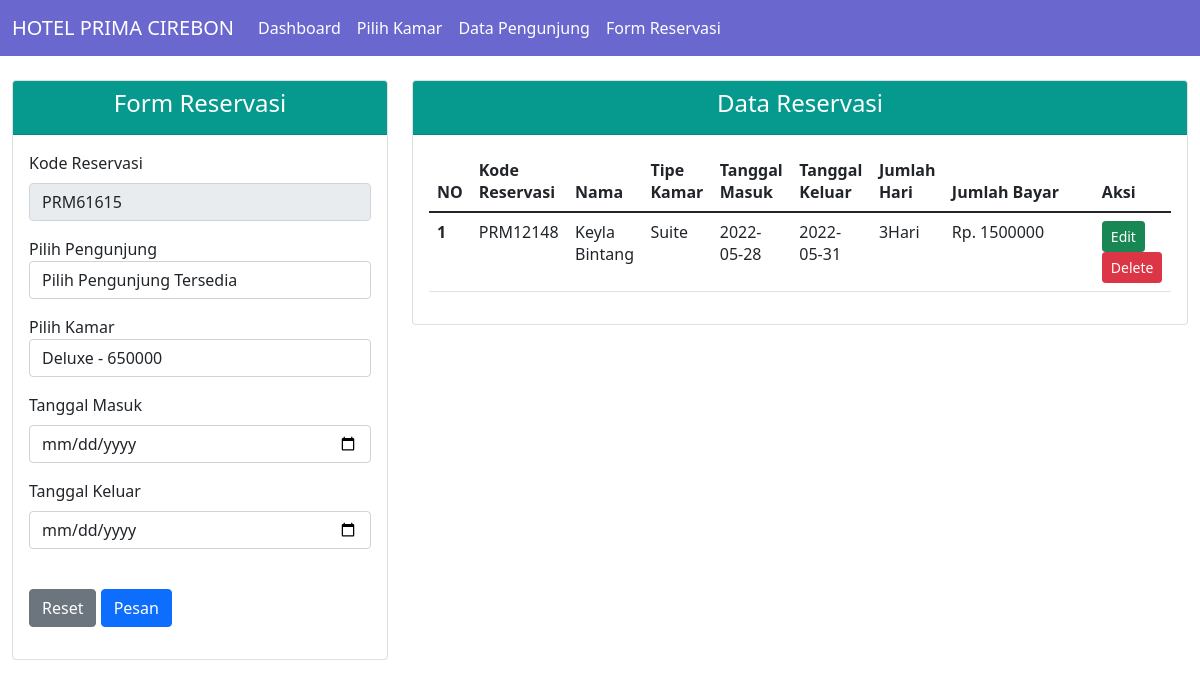
The page /data_reservasi.php?kamar=1226 on the database its author committed.
### tables this page shows
CREATE TABLE `data_reservasi` (
  `id_reservasi` varchar(40) NOT NULL,
  `nama` varchar(40) NOT NULL,
  `tipe` varchar(40) NOT NULL,
  `tgl_masuk` date NOT NULL,
  `tgl_keluar` date NOT NULL,
  `jumlah_hari` int(15) NOT NULL,
  `jumlah_bayar` varchar(40) NOT NULL
);

CREATE TABLE `data_pengunjung` (
  `nik` varchar(40) NOT NULL,
  `nama` varchar(40) NOT NULL,
  `no_hp` varchar(40) NOT NULL,
  `email` varchar(40) NOT NULL,
  `foto` varchar(150) NOT NULL
);

CREATE TABLE `data_kamar` (
  `kd_kamar` int(11) NOT NULL,
  `tipe` varchar(40) NOT NULL,
  `bed` varchar(40) NOT NULL,
  `kapasitas` varchar(40) NOT NULL,
  `harga` int(11) NOT NULL,
  `foto` text NOT NULL
);

### database.php (called while the page is built, shortened)
<?php
class database
{
	var $host = "localhost";
	var $user = "root";
	var $pass = "root";
	var $db   = "20210120014_hotel";
	var $koneksi = "";
	function __construct()
	{
		$this->koneksi = mysqli_connect($this->host, $this->user, $this->pass, $this->db);
	}
	function data_reservasi($id = false)
	{
		if ($id) {
			$query = "SELECT * FROM data_reservasi JOIN data_kamar ON data_reservasi.tipe = data_kamar.tipe JOIN data_pengunjung ON data_reservasi.nama = data_pengunjung.nama WHERE data_reservasi.id_reservasi = '$id'";
			return mysqli_fetch_array(mysqli_query($this->koneksi, $query));
		} else {
			$query = "SELECT * FROM data_reservasi JOIN data_kamar ON data_reservasi.tipe = data_kamar.tipe JOIN data_pengunjung ON data_reservasi.nama = data_pengunjung.nama";
			return mysqli_query($this->koneksi, $query);
		}
	}
}

### data_reservasi.php (the view, shortened to what this page needs)
<?php
class dashboard
{
    function __construct()
    {
        include "menu.php";
    }
}
include('database.php');
$db = new database;
$data_reservasi = $db->data_reservasi();
?>
<!doctype html>
<html lang="en">
<head>
    <link href="https://cdn.jsdelivr.net/npm/bootstrap@5.1.3/dist/css/bootstrap.min.css" rel="stylesheet">
</head>
<body>
    <div class="container-fluid">
        <div class="row mt-4">
            <?php include('form_reservasi.php'); ?>
            <div class="col-md-8">
                <div class="card">
                    <div class="card-header" style="background: #069A8E;">
                        <h4 class="text-center text-white">Data Reservasi</h4>
                    </div>
                    <div class="card-body">
                        <div class="table-responsive">
                            <table class="table table-stripped">
                                <thead>
                                    <tr>
                                        <th>NO</th>
                                        <th>Kode Reservasi</th>
                                        <th>Nama</th>
                                        <th>Tipe Kamar</th>
                                        <th>Tanggal Masuk</th>
                                        <th>Tanggal Keluar</th>
                                        <th>Jumlah Hari</th>
                                        <th>Jumlah Bayar</th>
                                        <th>Aksi</th>
                                    </tr>
                                </thead>
                                <tbody>
                                    <?php
                                    $no = 1;
                                    foreach ($data_reservasi as $row) {
                                    ?>
                                        <tr>
                                            <th><?php echo $no++; ?></th>
                                            <td><?php echo "$row[id_reservasi]"; ?></td>
                                            <td><?php echo "$row[nama]"; ?></td>
                                            <td><?php echo "$row[tipe]"; ?></td>
                                            <td><?php echo "$row[tgl_masuk]"; ?></td>
                                            <td><?php echo "$row[tgl_keluar]"; ?></td>
                                            <td><?php echo "$row[jumlah_hari]"; ?>Hari</td>
                                            <td width="150px">
                                                Rp. <?php echo "$row[jumlah_bayar]"; ?>
                                            </td>
                                            <td>
                                                <?php echo "<a href='data_reservasi.php?edit=update&&id=$row[id_reservasi]' class='btn btn-sm btn-success'>Edit</a>"; ?>
                                                <?php echo "<a href='proses_reservasi.php?aksi=delete&&id=$row[id_reservasi]' class='btn btn-sm btn-danger'>Delete</a>"; ?>
                                            </td>
                                        </tr>
                                    <?php
                                    }
                                    ?>
                                </tbody>
                            </table>
                        </div>
                    </div>
                </div>
            </div>
        </div>
    </div>
</body>
</html>

### rows shown on the page
data_reservasi: id_reservasi "PRM12148", data_pengunjung.nama "Keyla Bintang", data_kamar.tipe "Suite", tgl_masuk "2022-05-28", tgl_keluar "2022-05-31", jumlah_hari "3", jumlah_bayar "1500000"

### other values the page prints
form field tipe "Deluxe - 650000"
